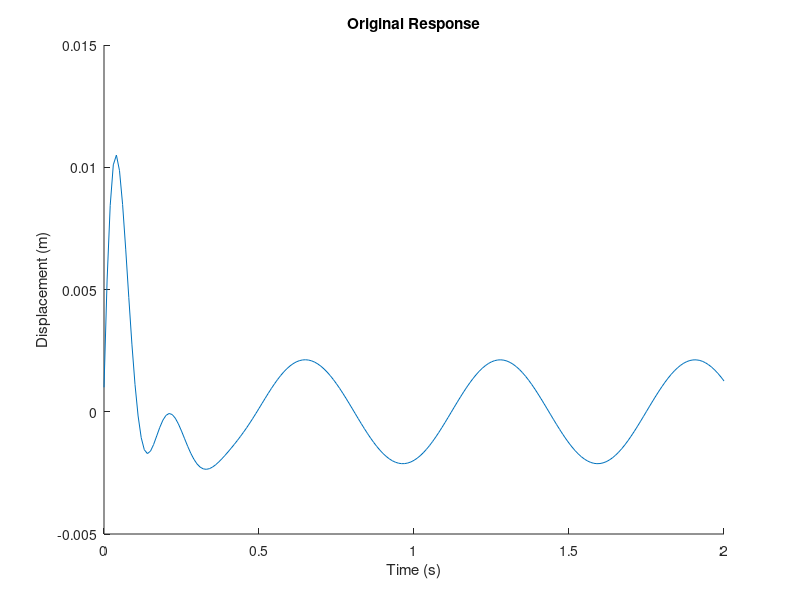

Here is the MATLAB script that generated this plot: (Note: this script raises an error after producing the figure.)
clear all; clc;

m = 0.4; c =10; k = 500; w = 10; F = 1; wn = sqrt(k/m); %system parameters
cons = 0.008; %response constraint
t = 0:0.01:2; %time

x0 = 0.001; v0 = 0.5; %initial conditions

zeta = c/(2*m*wn); %damping coefficient
f0 = F/m; %force/mass
wd = wn * sqrt(1-zeta^2); %damped frequency

X = f0/sqrt((wn^2-(w^2))^2+(2*zeta*wn*w)^2); %steady state magnitude
theta = atan(2*zeta*wn*w/(wn^2-(w^2))); %steady state phase shift
phi = atan((wd*(x0-X*cos(theta)))/(v0+(x0-X*cos(theta))*zeta*wn-w*X*sin(theta))); %transient phase shift
A = (x0-X*cos(theta))/sin(phi); %transient amplitude

x = A*exp(-zeta.*wn.*t).*sin(wd.*t+phi) + X.*cos(w.*t-theta); %underdamped displacement response

%Plotting Original Response where C = 10 kg/s
figure(1)
hold on
plot(t,x);
xlabel('Time (s)');
ylabel('Displacement (m)');
title('Original Response');
yline(cons,'r--');
legend('Response','Maximum Allowable Deflection');

%Finding Maximum deflection for each respective 'c' value
c = 0:0.01:20;
xMax = zeros(length(c),1);
for ii = 1:length(c)
    zeta(ii) = c(ii)/(2*m*wn);
    wd(ii) = wn * sqrt(1-zeta(ii)^2);
    X(ii) = f0/sqrt((wn^2-(w^2))^2+(w*zeta(ii)*wn*w)^2);
    theta(ii) = atan(2*zeta(ii)*wn*w/(wn^2-(w^2))); %steady state phase shift
    phi(ii) = atan((wd(ii)*(x0-X(ii)*cos(theta(ii))))/(v0+(x0-X(ii)*cos(theta(ii)))...
        *zeta(ii)*wn-w*X(ii)*sin(theta(ii)))); %transient phase shift
    A(ii) = (x0-X(ii)*cos(theta(ii)))/sin(phi(ii)); %transient amplitude
    x = A(ii)*exp(-zeta(ii).*wn.*t).*sin(wd(ii).*t+phi(ii)) + X(ii).*...
        cos(w.*t-theta(ii));
    
    xMax(ii) = max(x);
end

%Plotting Max Deflection with Respect to 'c' Value
figure(2)
plot(c,xMax);
yline(cons,'r');
title('Change in Maximum Deflection with Respect to Dampening Coefficient');
xlabel('Dampening Coefficient, c (kg/s)');
ylabel('Maximum Displacement of Disk (m)');
legend('Respective Dampening Coefficients','Maximum Allowable Deflection');

%Calculating Response of System with New 'c' Value
c = 17.07; %found using graphical method
zeta = c/(2*m*wn);
wd = wn * sqrt(1-zeta^2); %damped frequency
X = f0/sqrt((wn^2-(w^2))^2+(w*zeta*wn*w)^2); %steady state magnitude
theta = atan(2*zeta*wn*w/(wn^2-(w^2))); %steady state phase shift
phi = atan((wd*(x0-X*cos(theta)))/(v0+(x0-X*cos(theta))*zeta*wn-w*X*sin(theta))); %transient phase shift
A = (x0-X*cos(theta))/sin(phi); %transient amplitude
x = A*exp(-zeta.*wn.*t).*sin(wd.*t+phi) + X.*cos(w.*t-theta); %underdamped displacement response

%Plotting new response
figure(3)
hold on
plot(t,x);
xlabel('Time (s)');
ylabel('Displacement (m)');
title('New Response');
yline(cons,'r--');
legend('Response','Maximum Allowable Deflection');